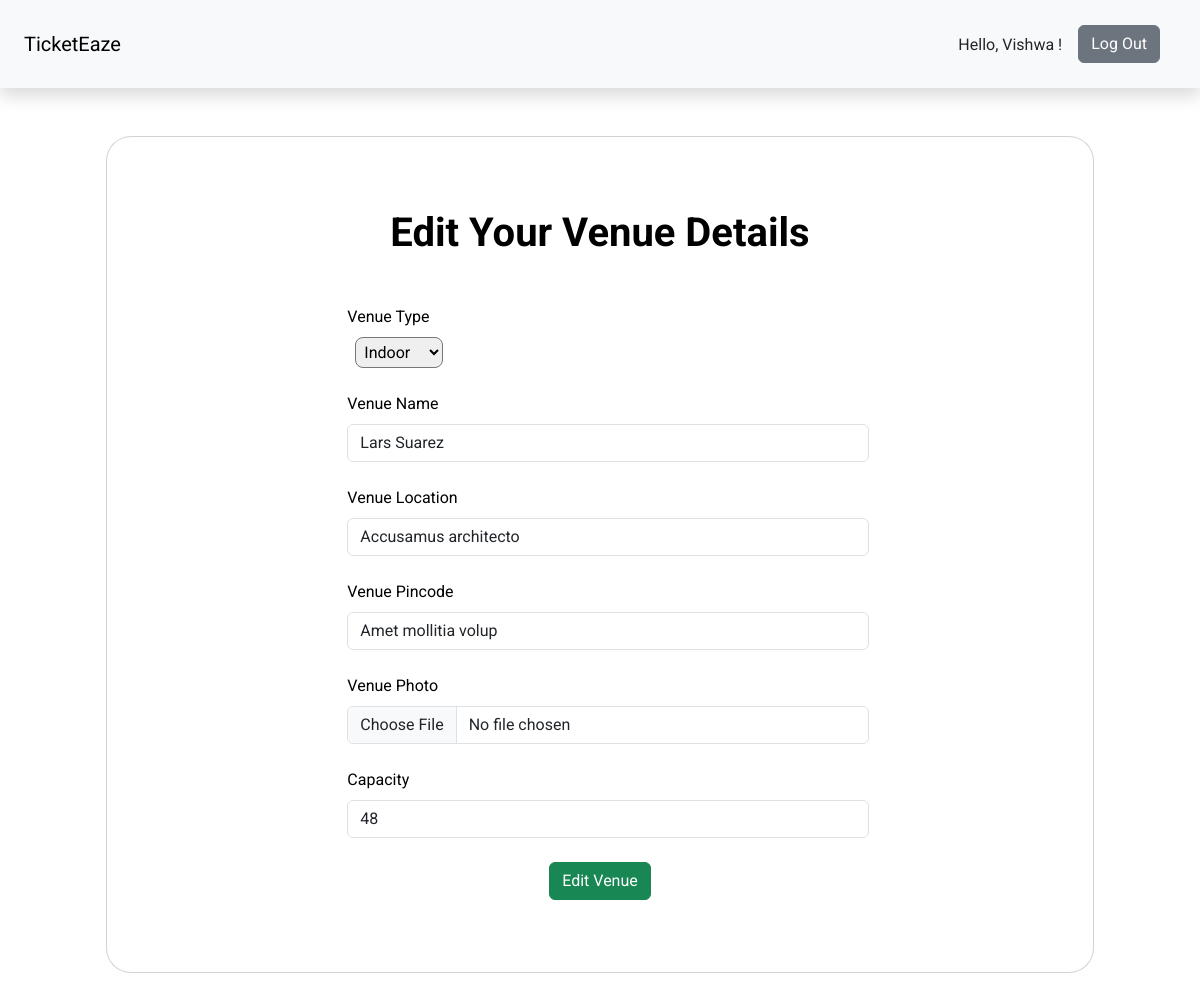
/management/venue/edit?venue_id=1 (signed in), run on an earlier commit of the app's database.
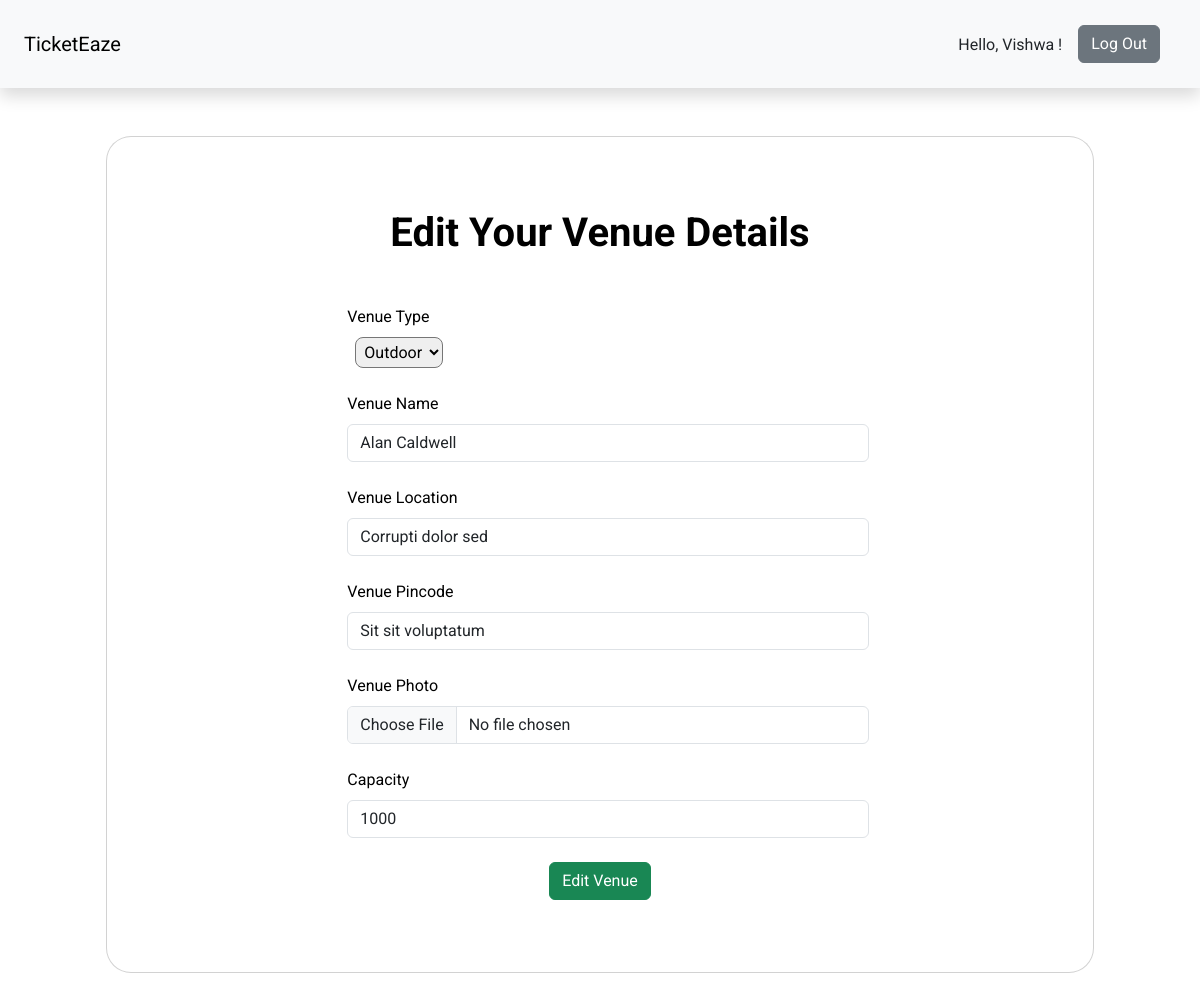
And on a later commit of the database.
### models.py (models this page shows, shortened)
class venue(db.Model):
   id = db.Column(db.Integer, primary_key = True)
   name = db.Column(db.String(100))
   city = db.Column(db.String(50))
   capacity = db.Column(db.String(200))
   pincode = db.Column(db.String(10))
   venuetype = db.Column(db.String(10))

### app.py (the view)
@app.route("/management/venue/edit",methods=['GET','POST'])
@admin_login_required
def editvenue():
  venue_id=request.args.get('venue_id')
  if request.method=='POST':
     venue_id=request.form.get('venue_id')
     venue_name=request.form.get("venue_name")
     venue_capacity=request.form.get("venue_capacity")
     venue_pincode=request.form.get("venue_pincode")
     venue_type=request.form.get("venue_type")
     venue_location=request.form.get("venue_location")
     venue_img = request.files['venue_img']
     if venue_img.filename!='':
        print(venue_id)
        extension = os.path.splitext(venue_img.filename)[1]
        filename=str(venue_id)+extension
        venue_img.save(os.path.join(app.config['UPLOAD_FOLDER'],"venue", filename))
     else:
        print("no image")
     return redirect("/management/venue/edit")
  else:
    if not venue_id:
      venue_details = db.session.query(venue).all()
      return render_template("Admin/VenueList.html",title="Venue List",venues=venue_details)
    else:
      venue_details = db.session.query(venue).filter_by(id=venue_id).first()
      return render_template("Admin/EditVenue.html",venue=venue_details)

### app.py (called while the page is built)
@login_manager.user_loader
def load_user(user_id):
        if session['user_type']=='user':
          record = user.query.get(int(user_id))
        elif session['user_type']=='admin':
          record = admin.query.get(int(user_id))
        return record

@app.after_request
def after_request(response):
    response.headers["Cache-Control"] = "no-cache, no-store, must-revalidate"
    return response

### models.py (called while the page is built)
def admin_login_required(f):
    @wraps(f)
    def decorated_func(*args, **kwargs):
        if not current_user.is_anonymous :
          if session['user_type']=='admin':
              return f(*args, **kwargs)
          else:
              return redirect("/")
        return redirect("/")
    return decorated_func

### templates/Admin/EditVenue.html (shortened to what the changed rows need)
{% extends "./Layouts/layout.html" %}
{% block content %}
{% block addVenue %}
      <section class="p-5 bg-white" >
        <div class="container h-100">
          <div class="row d-flex justify-content-center align-items-center h-100">
            <div class="col-lg-12 col-xl-11">
              <div class="card text-black" style="border-radius: 25px;">
                <div class="card-body p-md-5">
                  <div class="row justify-content-center">
                    <div class="col-md-10 col-lg-6 col-xl-8 order-2 order-lg-1">
                      <form class="mx-1 mx-md-4" action="/management/venue/edit" method="post" enctype="multipart/form-data" >
                        <div class="d-flex flex-row align-items-center mb-4">
                          <div class="form-outline flex-fill mb-0">
                            <div class="form-label" for="form3Example1c">Venue Type</div>
                            <select class="dropdown rounded-3 p-1 mx-2" name="venue_type" id="venue_type">
                              {% if venue.venuetype=='Indoor'  %}
                              <option value="Indoor" selected>Indoor</option>
                              {% else %}
                              <option value="Outdoor" selected>Outdoor</option>
                              {% endif %}
                            </select>
                          </div>
                        </div>
                        <div class="d-flex flex-row align-items-center mb-4">
                          <div class="form-outline flex-fill mb-0">
                            <label class="form-label" for="form3Example1c">Venue Name</label>
                            <input type="text" name="venue_name" class="form-control" placeholder="Venue Name" value="{{venue.name}}" required/>
                          </div>
                        </div>
                      <div class="d-flex flex-row align-items-center mb-4">
                          <div class="form-outline flex-fill mb-0">
                            <label class="form-label" for="form3Example3c">Venue Location</label>
                            <input type="text" name="venue_location" class="form-control" placeholder="Venue Location" value="{{venue.city}}" required/>
                          </div>
                        </div>
                        <div class="d-flex flex-row align-items-center mb-4">
                          <div class="form-outline flex-fill mb-0">
                            <label class="form-label" for="form3Example1c">Venue Pincode</label>
                            <input type="text" name="venue_pincode" class="form-control" placeholder="Venue Pincode" value="{{venue.pincode}}" required/>
                          </div>
                        </div>
                        <div class="d-flex flex-row align-items-center mb-4">
                          <div class="form-outline flex-fill mb-0">
                            <label class="form-label" for="form3Example3c">Capacity</label>
                            <input type="number" name="venue_capacity" class="form-control" placeholder="Venue Capacity" value="{{venue.capacity}}" />
                          </div>
                        </div>
                      </form>
                    </div>
                  </div>
                </div>
              </div>
            </div>
          </div>
        </div>
      </section>
{% endblock addVenue %}
{% endblock content %}

What changed in the data, as far as the page shows it:
changed venue: venue_type "Indoor" → "Outdoor"; venue_name "Lars Suarez" → "Alan Caldwell"; venue_location "Accusamus architecto" → "Corrupti dolor sed"; venue_pincode "Amet mollitia volup" → "Sit sit voluptatum"; venue_capacity "48" → "1000"
